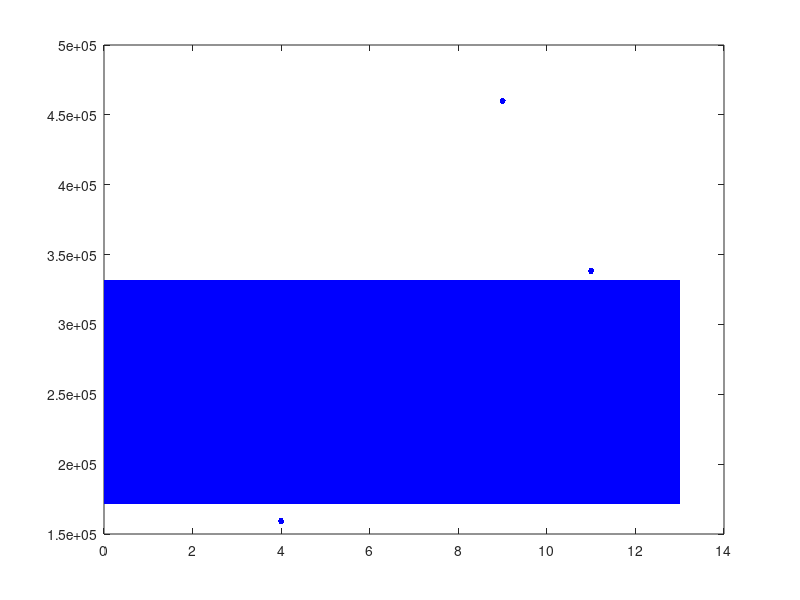

MATLAB code to generate this figure: (Note: this script raises an error after producing the figure.)
% Statistics

close all
spath = '\\v-storage.rockefeller.edu\vazirilab_medium_data\jeff_demas\MAxiMuM_data\Paper_Figures\SFig3\';


neurons = [207030 186684 225756 159191 245351 259884 206727 233435 459949 276565 338385 218950];

mnn = mean(neurons);
stn = std(neurons);
figure;
plot(neurons,'b.','MarkerSize',14);
hold on
h = fill([0:numel(neurons)+1, fliplr(0:numel(neurons)+1)],[(mnn-stn).*ones(1,numel(neurons)+2) fliplr((mnn+stn).*ones(1,numel(neurons)+2))],'b','LineStyle','none');
h.FaceAlpha = 0.2;
plot(0:numel(neurons)+1,mnn.*ones(1,numel(neurons)+2),'k-')
% plot(0:numel(neurons)+1,(mnn-stn).*ones(1,numel(neurons)+2),'k-')
% plot(0:numel(neurons)+1,(mnn+stn).*ones(1,numel(neurons)+2),'k-')
ylim([0 5e5])
xlim([0 numel(neurons)+1])
xlabel('Data set')
ylabel('Neurons')
set(gca,'yTick',[0:1.25:5].*1e5,'yTickLabel',{'0','125,000','250,000','375,000','500,000'})
set(gca,'xTick',[2:2:12])
set(gca,'XColor',[0 0 0],'YColor',[0 0 0],'LineWidth',1,'FontSize',12)
set(gcf,'Position',[189   248   378   200])
saveas(gcf,[spath 'single_hemisphere_stats.fig'])
print(gcf,[spath 'single_hemisphere_stats.eps'],'-depsc','-painters')

neurons = [807748 1068455 1065289];

mnn = mean(neurons);
stn = std(neurons);
figure;
plot(neurons,'r.','MarkerSize',14);
hold on
h = fill([0:numel(neurons)+1, fliplr(0:numel(neurons)+1)],[(mnn-stn).*ones(1,numel(neurons)+2) fliplr((mnn+stn).*ones(1,numel(neurons)+2))],'r','LineStyle','none');
h.FaceAlpha = 0.2;
plot(0.5:numel(neurons)+.5,mnn.*ones(1,numel(neurons)+1),'k-')
% plot(0.5:numel(neurons)+.5,(mnn-stn).*ones(1,numel(neurons)+1),'k--')
% plot(0.5:numel(neurons)+.5,(mnn+stn).*ones(1,numel(neurons)+1),'k--')
ylim([6e5 1.2e6])
xlim([0.75 numel(neurons)+0.25])
xlabel('Data set')
ylabel('Neurons')
set(gca,'xTick',[1 2 3],'yTick',[0.6:0.2:1.2].*1e6,'yTickLabel',{'600,000','800,000','1,000,000','1,200,000'})
set(gca,'XColor',[0 0 0],'YColor',[0 0 0],'LineWidth',1,'FontSize',12)
set(gcf,'Position',[500   248   378   200])
saveas(gcf,[spath 'bi_hemisphere_stats.fig'])
print(gcf,[spath 'bi_hemisphere_stats.eps'],'-depsc','-painters')

%%
% wtn = [34 NaN NaN NaN 35 23 28 26 15 NaN 10];
% vtn = [24 NaN NaN NaN 18 17 20 23 20 NaN 15];
% 
% figure;
% plot(1:10,wtn,'r.','MarkerSize',14)
% hold on
% plot(1:10,ones(1,10).*nanmean(wtn),'k--')
% plot(1:10,ones(1,10).*(nanmean(wtn)-nanstd(wtn)),'k--')
% plot(1:10,ones(1,10).*(nanmean(wtn)+nanstd(wtn)),'k--')
% xlim([0 11])
% xlabel('data set #')
% ylabel('number of whisker-tuned neurons')
% ylim([0 50])
% 
% figure;
% plot(1:10,vtn,'r.','Color',[0 0.5 0],'MarkerSize',14)
% hold on
% plot(1:10,ones(1,10).*nanmean(vtn),'k--')
% plot(1:10,ones(1,10).*(nanmean(vtn)-nanstd(vtn)),'k--')
% plot(1:10,ones(1,10).*(nanmean(vtn)+nanstd(vtn)),'k--')
% xlim([0 11])
% xlabel('data set #')
% ylim([0 50])
% ylabel('number of visual-tuned neurons')